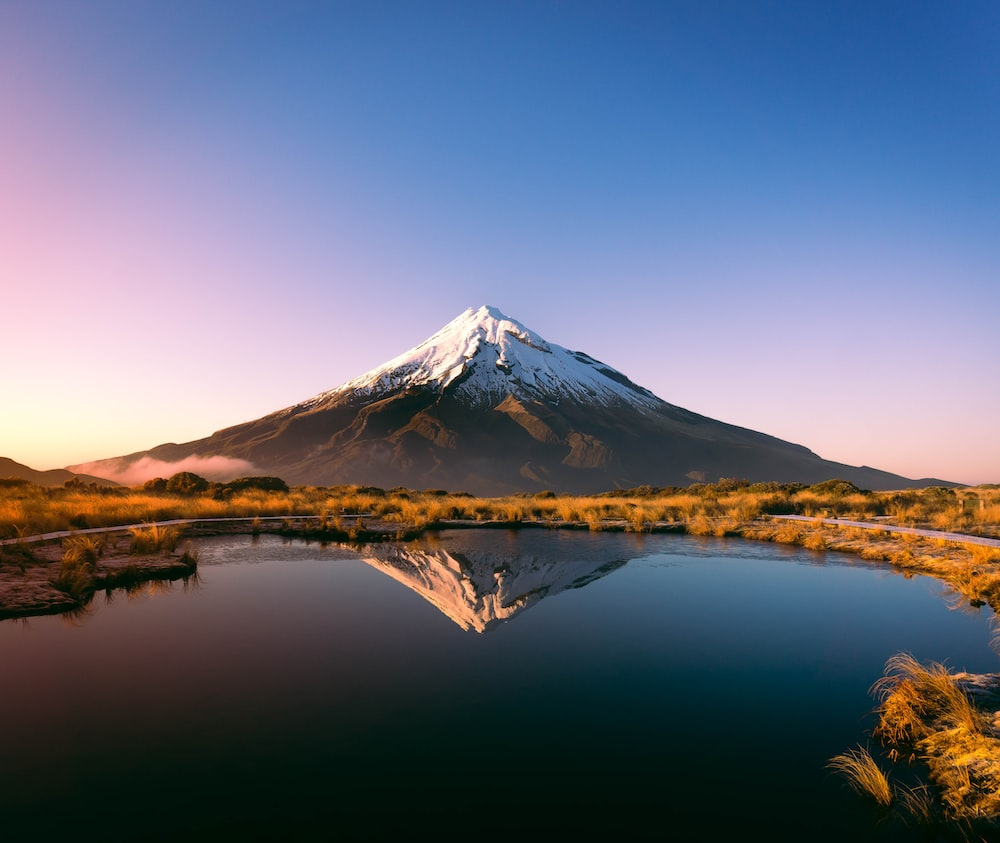
#> input picture inputimage.jpeg, 1000 x 843 px
$ jupyter execute 'Color Detection.ipynb'
#> lines starting #> are read from the running program, lines starting #| are printed output that depends on the picture
[cell 1]
import pandas as pd
import numpy as np
import matplotlib.pyplot as plt
import sklearn
from sklearn.cluster import KMeans
from collections import Counter
from skimage.color import rgb2lab, deltaE_cie76
import cv2
import warnings
plt.style.use('ggplot')
plt.rcParams['font.family'] = 'sans-serif'
plt.rcParams['font.serif'] = 'Ubuntu'
plt.rcParams['font.monospace'] = 'Ubuntu Mono'
plt.rcParams['font.size'] = 14
plt.rcParams['axes.labelsize'] = 12
plt.rcParams['axes.labelweight'] = 'bold'
plt.rcParams['axes.titlesize'] = 12
plt.rcParams['xtick.labelsize'] = 12
plt.rcParams['ytick.labelsize'] = 12
plt.rcParams['legend.fontsize'] = 12
plt.rcParams['figure.titlesize'] = 12
plt.rcParams['image.cmap'] = 'jet'
plt.rcParams['image.interpolation'] = 'none'
plt.rcParams['figure.figsize'] = (10, 10
                                 )
plt.rcParams['axes.grid']=False
plt.rcParams['lines.linewidth'] = 2
plt.rcParams['lines.markersize'] = 8
colors = ['xkcd:pale orange', 'xkcd:sea blue', 'xkcd:pale red', 'xkcd:sage green', 'xkcd:terra cotta', 'xkcd:dull purple', 'xkcd:teal', 'xkcd: goldenrod', 'xkcd:cadet blue',
'xkcd:scarlet']
warnings.filterwarnings("ignore")

[cell 2]
def get_image(image_path):
#> called with image_path = 'inputimage.jpeg'
    image = cv2.imread(image_path)
#> image is the input picture: shape (843, 1000, 3); mean B, G, R 124.4, 106.7, 101.6
    image = cv2.cvtColor(image, cv2.COLOR_BGR2RGB)
    return image
def RGB2HEX(color):
    return "#{:02x}{:02x}{:02x}".format(int(color[0]), int(color[1]), int(color[2]))

[cell 3]
image = get_image('inputimage.jpeg')
number_of_colors = 10
modified_image = image.reshape(image.shape[0]*image.shape[1], 3)
clf = KMeans(n_clusters = number_of_colors)
labels = clf.fit_predict(modified_image)

[cell 4]
counts = Counter(labels)
#> counts = 10 items
center_colors = clf.cluster_centers_
# We get ordered colors by iterating through the keys
ordered_colors = [center_colors[i] for i in counts.keys()]
#> ordered_colors = [[96.02, 134.3, 191.5], [54.79, 106.6, 170.6], [148.6, 159, 207.2], [200.8, 183, 215.1], [242.7, 217.5, 221.6], [82.93, 90.75, 104.5], [51.5, 51.89, 54.44], [195.5, 120, 52.84], [109, 69.03, 38.59], [8.3, 22.46, 17.2]]
hex_colors = [RGB2HEX(ordered_colors[i]) for i in counts.keys()]
#> hex_colors = ['#c8b7d7', '#333336', '#366aaa', '#6d4526', '#949ecf', '#081611', '#6086bf', '#525a68', '#c37834', '#f2d9dd']
rgb_colors = [ordered_colors[i] for i in counts.keys()]
#> rgb_colors = [[200.8, 183, 215.1], [51.5, 51.89, 54.44], [54.79, 106.6, 170.6], [109, 69.03, 38.59], [148.6, 159, 207.2], [8.3, 22.46, 17.2], [96.02, 134.3, 191.5], [82.93, 90.75, 104.5], [195.5, 120, 52.84], [242.7, 217.5, 221.6]]

[cell 5]
plt.title('Colors Detection ($n=10$)', fontsize=20)
plt.pie(counts.values(), labels = hex_colors, colors = hex_colors)
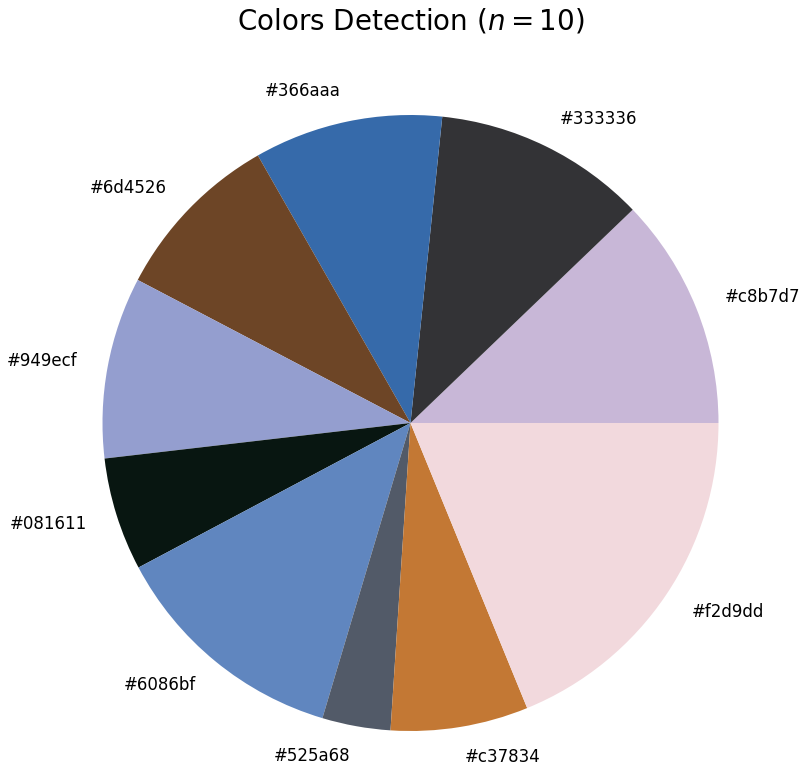
#> figure drawn by matplotlib, 1 panel
